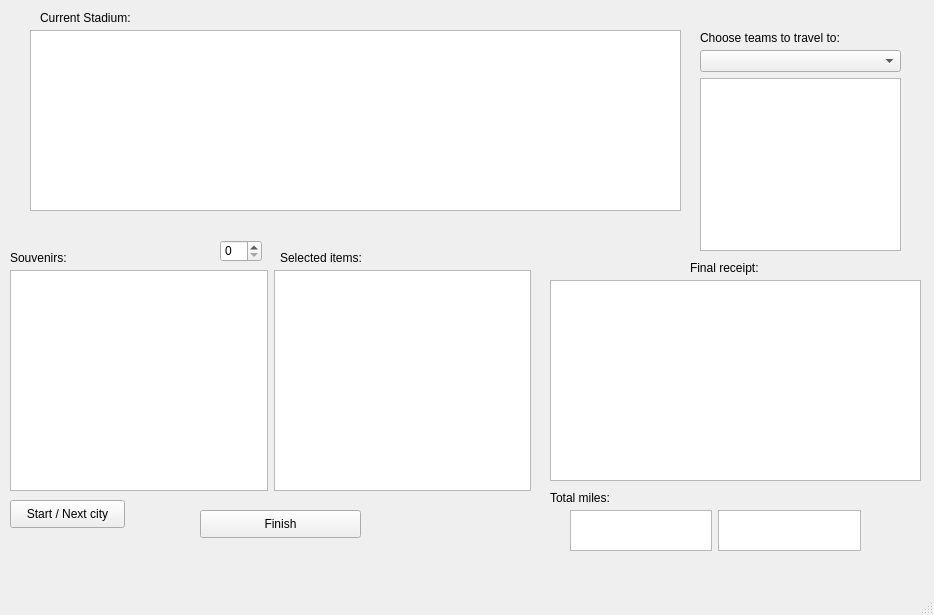
<?xml version="1.0" encoding="UTF-8"?>
<ui version="4.0">
 <class>customtrip</class>
 <widget class="QMainWindow" name="customtrip">
  <property name="geometry">
   <rect>
    <x>0</x>
    <y>0</y>
    <width>934</width>
    <height>615</height>
   </rect>
  </property>
  <property name="windowTitle">
   <string>MainWindow</string>
  </property>
  <widget class="QWidget" name="centralwidget">
   <widget class="QListWidget" name="listWidget_custom_2">
    <property name="geometry">
     <rect>
      <x>30</x>
      <y>30</y>
      <width>651</width>
      <height>181</height>
     </rect>
    </property>
   </widget>
   <widget class="QWidget" name="layoutWidget">
    <property name="geometry">
     <rect>
      <x>700</x>
      <y>50</y>
      <width>201</width>
      <height>201</height>
     </rect>
    </property>
    <layout class="QVBoxLayout" name="verticalLayout">
     <item>
      <widget class="QComboBox" name="comboBox_custom"/>
     </item>
     <item>
      <widget class="QListWidget" name="listWidget_custom"/>
     </item>
    </layout>
   </widget>
   <widget class="QLabel" name="label">
    <property name="geometry">
     <rect>
      <x>40</x>
      <y>10</y>
      <width>291</width>
      <height>16</height>
     </rect>
    </property>
    <property name="text">
     <string>Current Stadium: </string>
    </property>
   </widget>
   <widget class="QLabel" name="label_2">
    <property name="geometry">
     <rect>
      <x>10</x>
      <y>250</y>
      <width>291</width>
      <height>16</height>
     </rect>
    </property>
    <property name="text">
     <string>Souvenirs:                         </string>
    </property>
   </widget>
   <widget class="QLabel" name="label_3">
    <property name="geometry">
     <rect>
      <x>700</x>
      <y>30</y>
      <width>291</width>
      <height>16</height>
     </rect>
    </property>
    <property name="text">
     <string>Choose teams to travel to:</string>
    </property>
   </widget>
   <widget class="QListWidget" name="listWidget_custom_6">
    <property name="geometry">
     <rect>
      <x>550</x>
      <y>280</y>
      <width>371</width>
      <height>201</height>
     </rect>
    </property>
   </widget>
   <widget class="QLabel" name="label_4">
    <property name="geometry">
     <rect>
      <x>690</x>
      <y>260</y>
      <width>291</width>
      <height>16</height>
     </rect>
    </property>
    <property name="text">
     <string>Final receipt:</string>
    </property>
   </widget>
   <widget class="QLabel" name="label_5">
    <property name="geometry">
     <rect>
      <x>550</x>
      <y>490</y>
      <width>291</width>
      <height>16</height>
     </rect>
    </property>
    <property name="text">
     <string>Total miles:</string>
    </property>
   </widget>
   <widget class="QPushButton" name="pushButton_4">
    <property name="geometry">
     <rect>
      <x>200</x>
      <y>510</y>
      <width>161</width>
      <height>28</height>
     </rect>
    </property>
    <property name="text">
     <string>Finish</string>
    </property>
   </widget>
   <widget class="QPushButton" name="pushButton_3">
    <property name="geometry">
     <rect>
      <x>10</x>
      <y>500</y>
      <width>115</width>
      <height>28</height>
     </rect>
    </property>
    <property name="text">
     <string>Start / Next city</string>
    </property>
   </widget>
   <widget class="QSpinBox" name="spinBox">
    <property name="geometry">
     <rect>
      <x>220</x>
      <y>240</y>
      <width>42</width>
      <height>22</height>
     </rect>
    </property>
   </widget>
   <widget class="QLabel" name="label_6">
    <property name="geometry">
     <rect>
      <x>280</x>
      <y>250</y>
      <width>291</width>
      <height>16</height>
     </rect>
    </property>
    <property name="text">
     <string>Selected items:</string>
    </property>
   </widget>
   <widget class="QWidget" name="layoutWidget">
    <property name="geometry">
     <rect>
      <x>570</x>
      <y>510</y>
      <width>291</width>
      <height>41</height>
     </rect>
    </property>
    <layout class="QHBoxLayout" name="horizontalLayout">
     <item>
      <widget class="QListWidget" name="listWidget_custom_4"/>
     </item>
     <item>
      <widget class="QListWidget" name="listWidget_custom_7"/>
     </item>
    </layout>
   </widget>
   <widget class="QWidget" name="layoutWidget">
    <property name="geometry">
     <rect>
      <x>10</x>
      <y>270</y>
      <width>521</width>
      <height>221</height>
     </rect>
    </property>
    <layout class="QHBoxLayout" name="horizontalLayout_2">
     <item>
      <widget class="QListWidget" name="listWidget_custom_3"/>
     </item>
     <item>
      <widget class="QListWidget" name="listWidget_custom_5"/>
     </item>
    </layout>
   </widget>
  </widget>
  <widget class="QMenuBar" name="menubar">
   <property name="geometry">
    <rect>
     <x>0</x>
     <y>0</y>
     <width>934</width>
     <height>26</height>
    </rect>
   </property>
  </widget>
  <widget class="QStatusBar" name="statusbar"/>
 </widget>
 <resources/>
 <connections/>
</ui>
